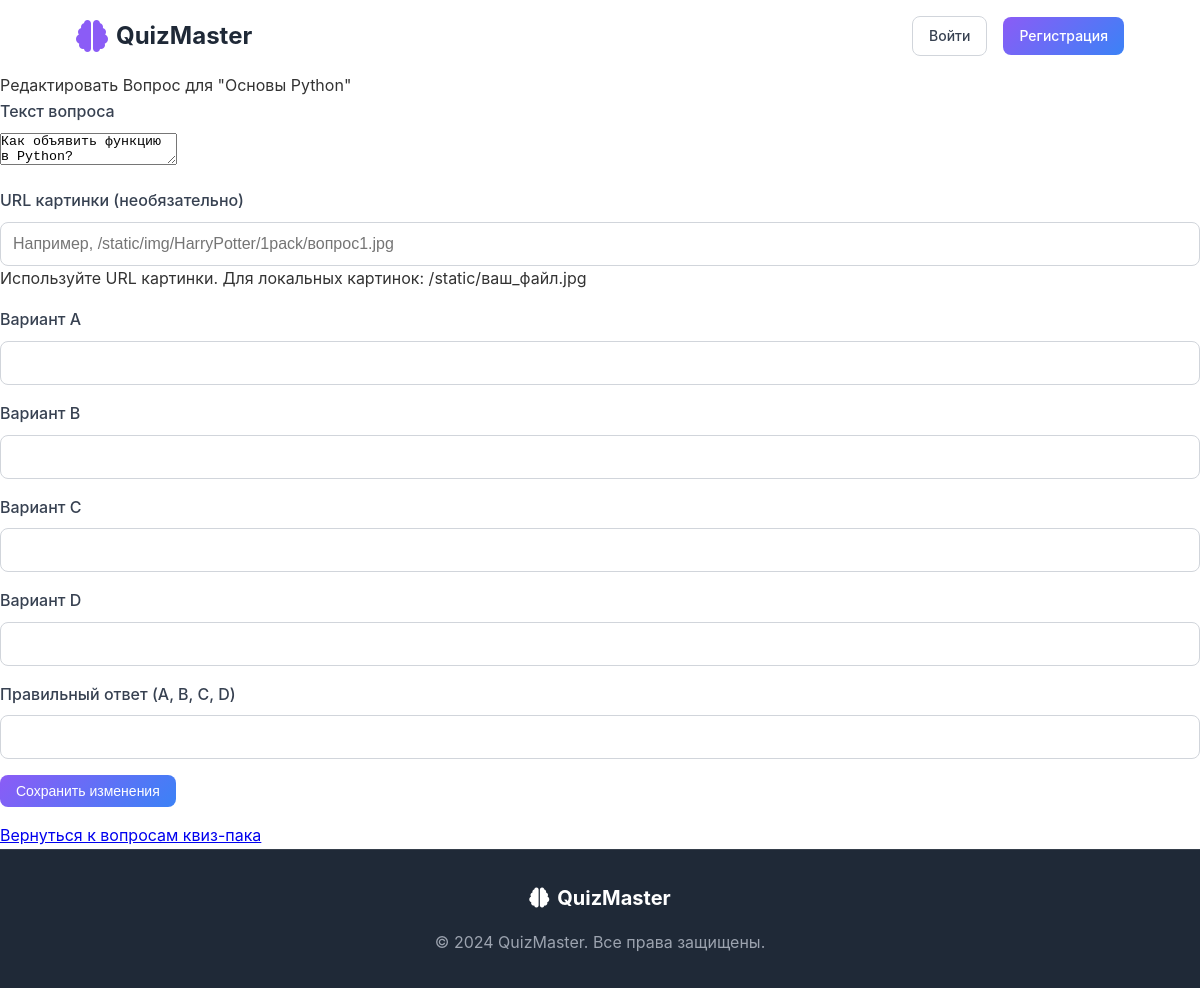
/admin/question/2/edit, run on the app's committed database.
### app.py (models this page shows, shortened)
class QuizPack(db.Model):
    id = db.Column(db.Integer, primary_key=True)
    title = db.Column(db.String(100), unique=True, nullable=False)
    description = db.Column(db.String(500), nullable=True)
    image_url = db.Column(db.String(200), nullable=True)
    color = db.Column(db.String(20), default='blue')
    difficulty = db.Column(db.String(20), default='Легкий')
    questions = db.relationship('Question', backref='quiz_pack', lazy=True)
    user_stats = db.relationship('UserQuizStat', backref='quiz_pack', lazy=True)

class Question(db.Model):
    id = db.Column(db.Integer, primary_key=True)
    quiz_pack_id = db.Column(db.Integer, db.ForeignKey('quiz_pack.id'), nullable=False)
    question_text = db.Column(db.String(500), nullable=False)
    options_json = db.Column(db.String(1000), nullable=False)
    correct_answer_index = db.Column(db.Integer, nullable=False)
    image_url = db.Column(db.String(200), nullable=True)
    def get_options(self):
        return json.loads(self.options_json)

### app.py (the view, shortened to what this page needs)
@app.route("/admin/question/<int:question_id>/edit", methods=['GET', 'POST'])
def admin_edit_question(question_id):
    question = Question.query.get_or_404(question_id)
    quiz_pack = QuizPack.query.get_or_404(question.quiz_pack_id)
    current_options = question.get_options()
    return render_template("admin/edit_question.html",
                           question=question,
                           quiz_pack=quiz_pack,
                           current_options=current_options)

### app.py (called while the page is built)
@app.before_request
def create_tables_if_not_exist():
    if not os.path.exists(database_path):
        with app.app_context():
            db.create_all()
            print("Database 'quiz_app.db' and tables created.")
            _create_initial_data()  # Вызываем функцию для добавления начальных данных

@app.before_request
def load_logged_in_user():
    user_id = session.get('user_id')
    if user_id is None:
        g.user = None
    else:
        g.user = User.query.get(user_id)

@app.context_processor
def inject_user():
    return dict(user=g.user)

### templates/admin/edit_question.html (shortened to what this page needs)
{% extends "base.html" %}
{% block content %}
    <div class="panel">
        <div class="panel-header text-center">
            <div class="panel-title h5 mt-10">Редактировать Вопрос для "{{ quiz_pack.title }}"</div>
        </div>
        <div class="panel-body">
            <form action="{{ url_for('admin_edit_question', question_id=question.id) }}" method="POST" class="form-horizontal">
                <div class="form-group">
                    <div class="col-3 col-sm-12">
                        <label class="form-label" for="question_text">Текст вопроса</label>
                    </div>
                    <div class="col-9 col-sm-12">
                        <textarea class="form-input" id="question_text" name="question_text" required>{{ question.question_text }}</textarea>
                    </div>
                </div>
                <div class="form-group">
                    <div class="col-3 col-sm-12">
                        <label class="form-label" for="image_url">URL картинки (необязательно)</label>
                    </div>
                    <div class="col-9 col-sm-12">
                        <input class="form-input" type="text" id="image_url" name="image_url" value="{{ question.image_url if question.image_url else '' }}" placeholder="Например, /static/img/HarryPotter/1pack/вопрос1.jpg">
                        <p class="form-input-hint">Используйте URL картинки. Для локальных картинок: /static/ваш_файл.jpg</p>
                    </div>
                </div>
                <div class="form-group">
                    <div class="col-3 col-sm-12">
                        <label class="form-label" for="option_A">Вариант A</label>
                    </div>
                    <div class="col-9 col-sm-12">
                        <input class="form-input" type="text" id="option_A" name="option_A" value="{{ current_options['A'] }}" required>
                    </div>
                </div>
                <div class="form-group">
                    <div class="col-3 col-sm-12">
                        <label class="form-label" for="option_B">Вариант B</label>
                    </div>
                    <div class="col-9 col-sm-12">
                        <input class="form-input" type="text" id="option_B" name="option_B" value="{{ current_options['B'] }}" required>
                    </div>
                </div>
                <div class="form-group">
                    <div class="col-3 col-sm-12">
                        <label class="form-label" for="option_C">Вариант C</label>
                    </div>
                    <div class="col-9 col-sm-12">
                        <input class="form-input" type="text" id="option_C" name="option_C" value="{{ current_options['C'] }}" required>
                    </div>
                </div>
                <div class="form-group">
                    <div class="col-3 col-sm-12">
                        <label class="form-label" for="option_D">Вариант D</label>
                    </div>
                    <div class="col-9 col-sm-12">
                        <input class="form-input" type="text" id="option_D" name="option_D" value="{{ current_options['D'] }}" required>
                    </div>
                </div>
                <div class="form-group">
                    <div class="col-3 col-sm-12">
                        <label class="form-label" for="correct_answer">Правильный ответ (A, B, C, D)</label>
                    </div>
                    <div class="col-9 col-sm-12">
                        <input class="form-input" type="text" id="correct_answer" name="correct_answer" pattern="[ABCD]" title="Введите A, B, C или D" value="{{ question.correct_answer }}" required>
                    </div>
                </div>
                <div class="form-group">
                    <div class="col-12 text-center">
                        <button type="submit" class="btn btn-primary">Сохранить изменения</button>
                    </div>
                </div>
            </form>
        </div>
        <div class="panel-footer text-center">
            <a href="{{ url_for('admin_add_question', quiz_id=quiz_pack.id) }}">Вернуться к вопросам квиз-пака</a>
        </div>
    </div>
{% endblock %}

### static/css/style.css (style rules this page uses)
* { margin: 0; padding: 0; box-sizing: border-box; }
html, body { height: 100%; margin: 0; padding: 0; font-family: -apple-system, BlinkMacSystemFont, "Segoe UI", Roboto, sans-serif; display: flex; flex-direction: column; font-family: -apple-system, BlinkMacSystemFont, "Segoe UI", Roboto, sans-serif; line-height: 1.6; color: #333; }
.btn { display: inline-flex; align-items: center; justify-content: center; padding: 0.5rem 1rem; border: none; border-radius: 0.5rem; font-size: 0.875rem; font-weight: 500; text-decoration: none; cursor: pointer; transition: all 0.2s; gap: 0.5rem; }
.btn-primary { background: linear-gradient(135deg, #8b5cf6, #3b82f6); color: white; }
.form-group { margin-bottom: 1rem; }
.form-group label { display: block; font-weight: 500; margin-bottom: 0.5rem; color: #374151; }
.form-group input { width: 100%; padding: 0.75rem; border: 1px solid #d1d5db; border-radius: 0.5rem; font-size: 1rem; transition: border-color 0.2s; }

### data on the page
QuizPack: title "Основы Python"
Question: question_text "Как объявить функцию в Python?"
